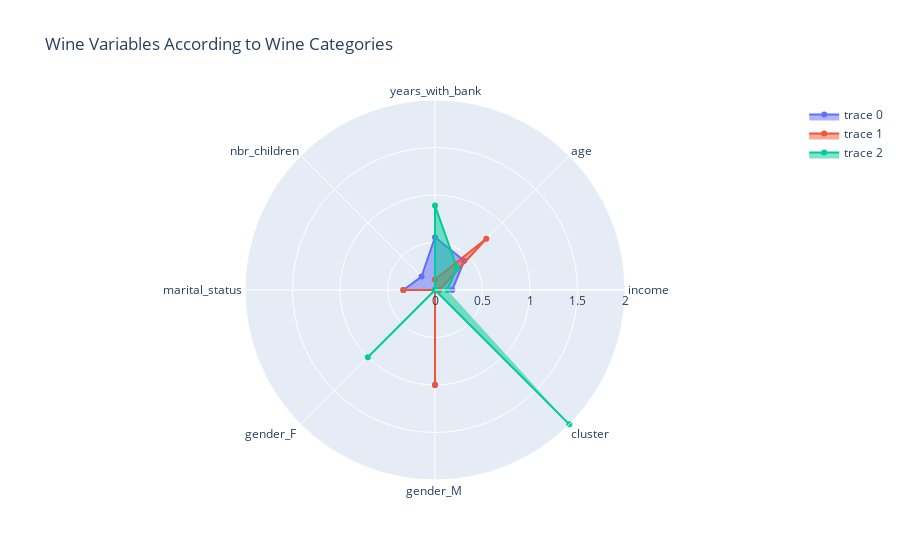

The code cell stored with this chart in its notebook:
### Code cell
fig = go.Figure()

for i in range(3):
    fig.add_trace(
                go.Scatterpolar(
                                r=final_data2_radar.loc[i].values,
                                theta=final_data2_radar.columns,
                                fill='toself',
                                
                                showlegend=True,
                                )
                )

fig.update_layout(
    polar=dict(
        radialaxis=dict(
                        visible=True,
                        range=[0, 2]
                    )
            ),
    title="Wine Variables According to Wine Categories"
)

fig.show()

### Figure 1 — Plotly figure (JSON) as saved in the notebook; plotly's stock layout.template omitted (floating-point values rounded to 4 significant figures)
{"data": [{"fill": "toself", "r": [0.1814, 0.4342, 0.5556, 0.2, 0.3333, 0, 1, 0], "showlegend": true, "theta": ["income", "age", "years_with_bank", "nbr_children", "marital_status", "gender_F ", "gender_M ", "cluster"], "type": "scatterpolar"}, {"fill": "toself", "r": [0.04582, 0.7632, 0.1111, 0, 0.3333, 0, 1, 0], "showlegend": true, "theta": ["income", "age", "years_with_bank", "nbr_children", "marital_status", "gender_F ", "gender_M ", "cluster"], "type": "scatterpolar"}, {"fill": "toself", "r": [0.1287, 0.3289, 0.8889, 0, 0, 1, 0, 2], "showlegend": true, "theta": ["income", "age", "years_with_bank", "nbr_children", "marital_status", "gender_F ", "gender_M ", "cluster"], "type": "scatterpolar"}], "layout": {"autosize": true, "polar": {"angularaxis": {"type": "category"}, "radialaxis": {"autorange": false, "range": [0, 2], "type": "linear", "visible": true}}, "title": {"text": "Wine Variables According to Wine Categories"}}}
